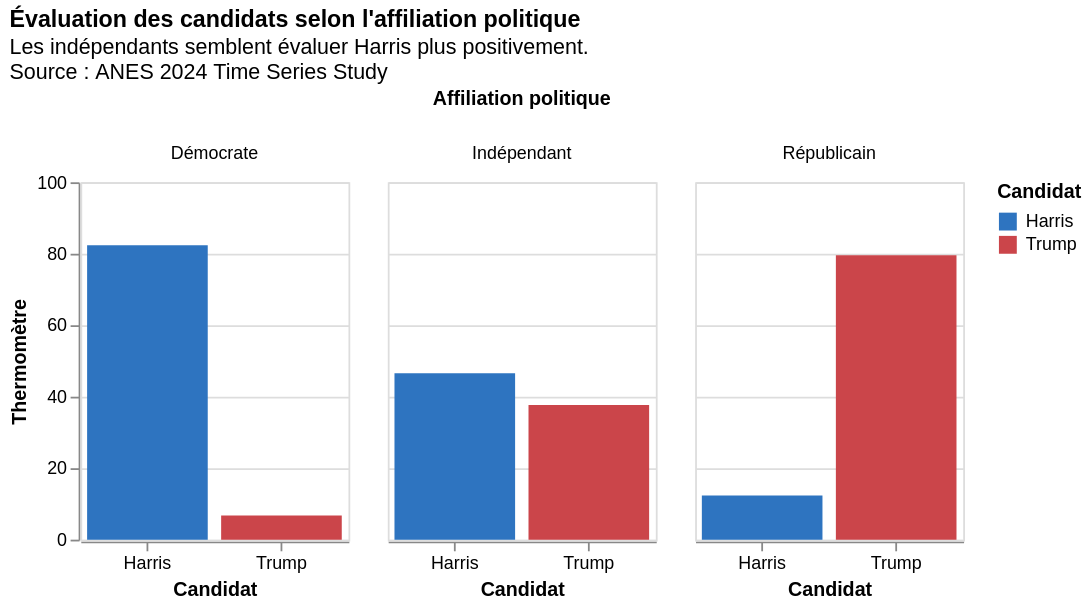

Notebook cell for this chart:
### Code cell
# Visualisation avec les données en format long
df_thermo_long["candidat"] = df_thermo_long["candidat"].replace(
    {"thermo_harris": "Harris", "thermo_trump": "Trump"}
)

party_colors = alt.Scale(domain=["Harris", "Trump"], range=["#2E74C0", "#CB454A"])

chart_melt = (
    alt.Chart(df_thermo_long)
    .mark_bar()
    .encode(
        x=alt.X("candidat", type="nominal", title="Candidat"),
        y=alt.Y(
            "thermometre",
            type="quantitative",
            title="Thermomètre",
            scale=alt.Scale(domain=[0, 100]),
        ),
        color=alt.Color(
            "candidat", type="nominal", title="Candidat", scale=party_colors
        ),
        column=alt.Column("party_id", type="nominal", title="Affiliation politique"),
    )
    .properties(
        title=alt.TitleParams(
            text="Évaluation des candidats selon l'affiliation politique",
            subtitle=[
                "Les indépendants semblent évaluer Harris plus positivement.",
                "Source : ANES 2024 Time Series Study",
            ],
            anchor="start",
        ),
        width=150,
        height=200,
    )
    .configure_axis(labelAngle=0)
)

chart_melt

### Figure 1 — Vega specification as saved in the notebook (floating-point values rounded to 4 significant figures)
{"$schema": "https://vega.github.io/schema/vega/v6.json", "data": [{"name": "source_0", "values": [{"party_id": "Démocrate", "candidat": "Harris", "thermometre": 82.39, "thermometre_end": 82.39, "thermometre_start": 0.0}, {"party_id": "Indépendant", "candidat": "Harris", "thermometre": 46.56, "thermometre_end": 46.56, "thermometre_start": 0.0}, {"party_id": "Républicain", "candidat": "Harris", "thermometre": 12.38, "thermometre_end": 12.38, "thermometre_start": 0.0}, {"party_id": "Démocrate", "candidat": "Trump", "thermometre": 6.762, "thermometre_end": 6.762, "thermometre_start": 0.0}, {"party_id": "Indépendant", "candidat": "Trump", "thermometre": 37.68, "thermometre_end": 37.68, "thermometre_start": 0.0}, {"party_id": "Républicain", "candidat": "Trump", "thermometre": 79.59, "thermometre_end": 79.59, "thermometre_start": 0.0}]}, {"name": "column_domain", "values": [{"party_id": "Démocrate", "count": 2}, {"party_id": "Indépendant", "count": 2}, {"party_id": "Républicain", "count": 2}]}, {"name": "source_0_x_domain_candidat", "values": [{"candidat": "Harris"}, {"candidat": "Trump"}]}], "signals": [{"name": "child_width", "value": 150}, {"name": "child_height", "value": 200}], "marks": [{"type": "group", "name": "column-title", "title": {"text": "Affiliation politique", "offset": 10, "style": "guide-title"}, "role": "column-title"}, {"type": "group", "name": "row_header", "encode": {"update": {"height": {"signal": "child_height"}}}, "axes": [{"scale": "y", "grid": false, "labelOverlap": true, "orient": "left", "labelAlign": "right", "title": "Thermomètre", "tickCount": {"signal": "ceil(child_height/40)"}, "zindex": 0}], "role": "row-header"}, {"type": "group", "name": "column_header", "from": {"data": "column_domain"}, "sort": {"field": "datum[\"party_id\"]", "order": "ascending"}, "encode": {"update": {"width": {"signal": "child_width"}}}, "title": {"text": {"signal": "isValid(parent[\"party_id\"]) ? parent[\"party_id\"] : \"\"+parent[\"party_id\"]"}, "frame": "group", "offset": 10, "style": "guide-label"}, "role": "column-header"}, {"type": "group", "name": "column_footer", "from": {"data": "column_domain"}, "sort": {"field": "datum[\"party_id\"]", "order": "ascending"}, "encode": {"update": {"width": {"signal": "child_width"}}}, "axes": [{"scale": "x", "grid": false, "zindex": 0, "labelBaseline": "top", "title": "Candidat", "orient": "bottom"}], "role": "column-footer"}, {"type": "group", "name": "cell", "from": {"facet": {"data": "source_0", "name": "facet", "groupby": ["party_id"]}}, "sort": {"field": ["datum[\"party_id\"]"], "order": ["ascending"]}, "encode": {"update": {"height": {"signal": "child_height"}, "width": {"signal": "child_width"}}}, "marks": [{"type": "rect", "name": "child_marks", "from": {"data": "facet"}, "encode": {"update": {"y2": {"field": "thermometre_start", "scale": "y"}, "x": {"field": "candidat", "scale": "x"}, "fill": {"field": "candidat", "scale": "color"}, "width": {"signal": "max(0.25, bandwidth('x'))"}, "y": {"field": "thermometre_end", "scale": "y"}}}, "style": ["bar"]}], "axes": [{"scale": "y", "aria": false, "gridScale": "x", "grid": true, "orient": "left", "zindex": 0, "minExtent": 0, "ticks": false, "domain": false, "labels": false, "maxExtent": 0, "tickCount": {"signal": "ceil(child_height/40)"}}], "style": "cell"}], "scales": [{"name": "x", "type": "band", "domain": {"data": "source_0_x_domain_candidat", "field": "candidat", "sort": true}, "range": [0, {"signal": "child_width"}], "paddingInner": 0.1, "paddingOuter": 0.05}, {"name": "y", "type": "linear", "domain": [0, 100], "range": [{"signal": "child_height"}, 0], "zero": true}, {"name": "color", "type": "ordinal", "domain": ["Harris", "Trump"], "range": ["#2E74C0", "#CB454A"]}], "title": {"text": "Évaluation des candidats selon l'affiliation politique", "subtitle": ["Les indépendants semblent évaluer Harris plus positivement.", "Source : ANES 2024 Time Series Study"], "anchor": "start"}, "config": {"axis": {"labelAngle": 0}}, "legends": [{"title": "Candidat", "fill": "color", "symbolType": "square"}], "padding": 5, "layout": {"padding": 20, "offset": {"columnTitle": 10}, "columns": {"signal": "length(data('column_domain'))"}, "bounds": "full", "align": "all"}, "background": "white"}
